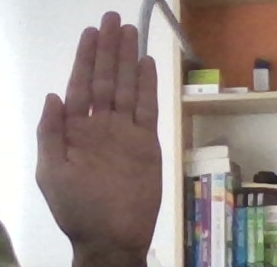
#> input picture images/B/B_3.png, 277 x 267 px, found by its file name
$ python ROI.py
#> lines starting #> are read from the running program, lines starting #| are printed output that depends on the picture; after the words box and inside, x2 and y2 are one past the last pixel; in counts of white or black regions, pixels touching at a corner belong together
import cv2

# Read the image
image = cv2.imread("image/B/B_3.png")
#> image is the input picture: shape (267, 277, 3); mean B, G, R 138.8, 143.9, 157.3


# Load the Haar cascade classifier for hands
hand_cascade = cv2.CascadeClassifier('hand.xml')

# Convert the image to grayscale
gray = cv2.cvtColor(image, cv2.COLOR_BGR2GRAY)
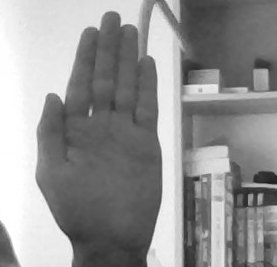
#> gray: shape (267, 277); min 28, max 255, mean 147.3
_,thresh = cv2.threshold(gray,120,255,cv2.THRESH_BINARY_INV+cv2.THRESH_OTSU)
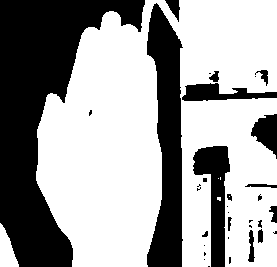
#> thresh: shape (267, 277); 62.6% white; 34 black regions (18 under 20 px), largest, box (x1, y1, x2, y2) and area: (0, 0, 145, 267) 16563, (147, 3, 183, 267) 6321, (193, 146, 230, 267) 2208

# Detect hands in the image
hands = hand_cascade.detectMultiScale(thresh, 1.1, 5)
#> hands = ()

# Draw a bounding box around each hand and extract the ROI
for (x, y, w, h) in hands:
    cv2.rectangle(image, (x, y), (x + w, y + h), (0, 255, 0), 2)
    roi = image[y:y + h, x:x + w]
    cv2.imshow('ROI', roi)
    cv2.waitKey(0)
#> this loop made 0 passes

# Display the original image
cv2.imshow('Original Image', image)

# Display the original image
cv2.imshow('Thresh Image', thresh)

# Wait until the user hits a key
cv2.waitKey(0)

# Destroy all windows
cv2.destroyAllWindows()

$ run again, with images/B/B_1.png copied over images/B/B_3.png
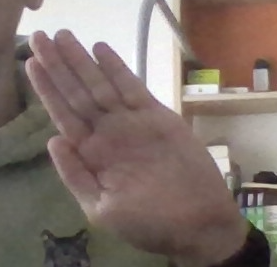
#> input picture images/B/B_1.png, 277 x 267 px, found by its file name
#> image is the input picture: shape (267, 277, 3); mean B, G, R 107.6, 114.3, 129
#> `gray = cv2.cvtColor(image, cv2.COLOR_BGR2GRAY)`:
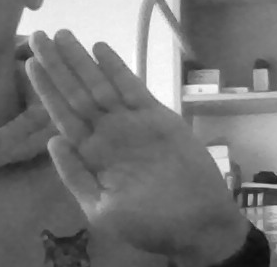
#> gray: shape (267, 277); min 13, max 255, mean 117.8
#> `_,thresh = cv2.threshold(gray,120,255,cv2.THRESH_BINARY_INV+cv2.THRESH..`:
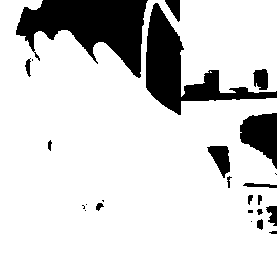
#> thresh: shape (267, 277); 83% white; 25 black regions (9 under 20 px), largest, box (x1, y1, x2, y2) and area: (16, 0, 148, 78) 5553, (146, 3, 277, 115) 4197, (240, 113, 277, 169) 1325
#> hands = ()
